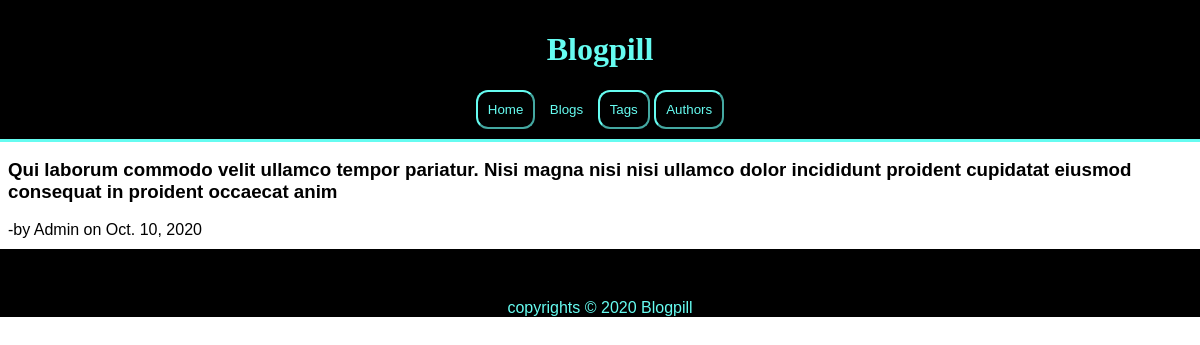
The app's page /blogs/ with its own data.
### blogs/models.py (models this page shows, shortened)
class Blogs(models.Model):
    name=models.CharField(max_length=100)
    title=models.CharField(max_length=300)
    content=models.TextField(max_length=5000)
    published_date=models.DateTimeField(default=timezone.now)
    author=models.ForeignKey("authors.Authors",on_delete=models.CASCADE,related_name="blogs")
    image=models.ImageField(upload_to="blog_images",blank=True,null=True)
    image_link=models.URLField(blank=True,null=True)
    alt_msg=models.CharField(default="Image related to this blog",max_length=200)
    tags=models.ManyToManyField("tags.Tags",related_name="blogs")

### authors/models.py (models this page shows, shortened)
class Authors(models.Model):
    name=models.CharField(max_length=100)
    email_id=models.EmailField(blank=False)
    profile_pic=models.ImageField(upload_to="author_profiles",blank=True,null=True)
    profile_image_link=models.URLField(blank=True,null=True)
    alt_msg=models.CharField(max_length=100,default="Author's Profile picture")

### blogs/views.py (the view)
# urls.py: path("blogs/",include("blogs.urls")),
def blogs(request):
    blogs=Blogs.objects.all()
    context={
        "title":"BLOGS",
        "blogs":blogs,
    }
    return render(request,"blogs/blogs.html",context)

### blogs/templates/blogs/blogs.html (shortened to what this page needs)
{% extends "blogs/blogs_layout.html" %}
{% block body %}
<div class="blog-titles">
    {% for blog in blogs %}
        <article class="blog-title">
            <a href="{% url 'blogs:blog_view' blog.name %}">
                <h3 class="blog-title">{{ blog.title }}</h3>
            </a>
            <span class="author-name">
                -by <a href="{% url 'authors:author_profile' blog.author.id %}">{{ blog.author.name }}</a> on {{ blog.published_date.date }}
            </span>
        </article>
    {% endfor %}
</div>
{% endblock body %}

### home/static/home/main.css (style rules this page uses)
html { font-family: Verdana, Geneva, Tahoma, sans-serif; }
a:link { text-decoration: none; }
a { color:black; }

### records on screen
Blogs: title "Qui laborum commodo velit ullamco tempor pariatur. Nisi magna nisi nisi ullamco dolor incididunt proident cupidatat eiusmod consequat in proident occaecat anim", author.name "Admin", published_date "Oct. 10, 2020"
